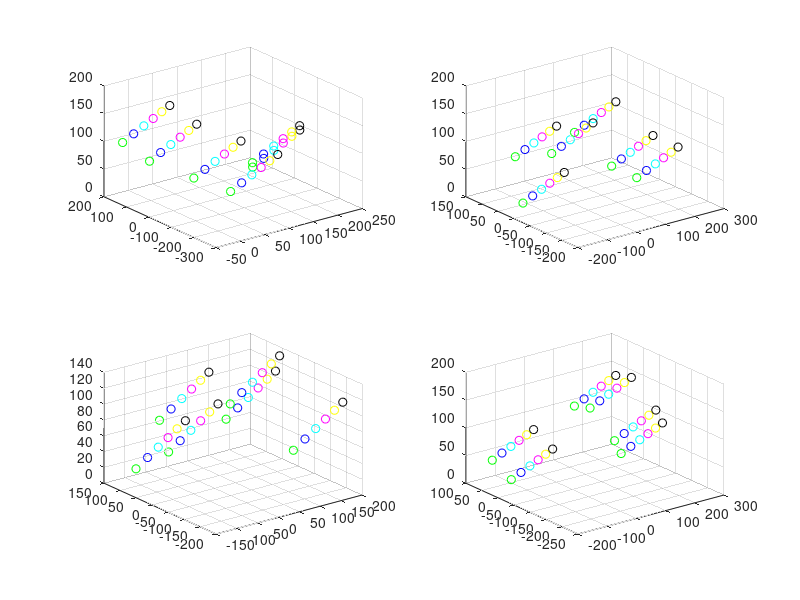

Source code (MATLAB):
close all; clear all; clc;

ForceConversion = 1e-06; % 1 Newton => 1e-06; % kg m/(ms)^2
% Parameters From Paper
% g = 9.8; %m/s^2     gravity
global CONSTANTS;
global BIRD;
CONSTANTS = struct(...
    'g', 9.8e-6, ... %m/ms^2 gravity
    'dt', 5, ... %ms         integration time step
    'du', 50, ... %ms        Reaction time !!check s if you change!!
    'v0', 0.01, ... %m/ms    Cruise Speed
    'M', 0.08, ... %kg      Mass
    'CL_CD', 3.3, ... %      Lift-drag coefficient
    'L0', 0.78, ... % N      Default Lift
    'D0', 0.24, ... %N       Default Drag
    'T0', 0.24, ... %N       Default Thrust
    'wBin', 10, ... %        Banking Control
    'wBout', 1, ... %        Banking Control
    'T', 62.5, ... %s        Speed Control
    'Rmax', 100, ... %m      Maximum Percetion Radius
    'nc', 6.5, ... %         Topological Range
    's', 0.1, ... %          Interpolation Factor !!50 is du!!
    'rh', 0.2, ... %m        Radius of Max Separation
    'rsep', 4, ... %m        Seperation Radius
    'sigma', 1.37, ... %m    Parameter of the Gaussian
    'ws', 1, ... %N          Weighting factor separation force
    'blindAngle', pi/2, ... %Rear "blind angle" cohesion and alignment
    'wa', 0.5, ... %N        Weighting factor alignment force
    'wc', 1, ... %N          Weighting factor cohesion force
    'Cc', 0.35, ... %        Critical Centrality 
    'wSigma', 0.01, ... %N   Weight factor random force
    'RRoost', 150, ... %m    Radius of Roost
    'WRoostH', 0.01, ... %N/m Weighting factor horizontal attraction to roost
    'WRoostV', 0.2 ... %N    Weighting factor vertical attraction to roost
);
%Convert Force Constants;
CONSTANTS.L0 = CONSTANTS.L0 * ForceConversion;
CONSTANTS.D0 = CONSTANTS.D0 * ForceConversion;
CONSTANTS.T0 = CONSTANTS.T0 * ForceConversion;
CONSTANTS.ws = CONSTANTS.ws * ForceConversion;
CONSTANTS.wa = CONSTANTS.wa * ForceConversion;
CONSTANTS.wc = CONSTANTS.wc * ForceConversion;
CONSTANTS.wSigma = CONSTANTS.wSigma * ForceConversion;
CONSTANTS.WRoostH = CONSTANTS.WRoostH * ForceConversion;
CONSTANTS.WRoostV = CONSTANTS.WRoostV * ForceConversion;

% Simulation Parameters
NumBirds = 6;
NumTimeSteps = 7;
% Bird Storage
BIRD = struct('px', 1, 'py', 2, 'pz', 3, ...
    'vx', 4, 'vy', 5, 'vz', 6, ...
    'exx', 7, 'exy', 8, 'exz', 9, ...
    'eyx', 10, 'eyy', 11, 'eyz', 12, ...
    'ezx', 13, 'ezy', 14, 'ezz', 15, ...
    'ba', 16, ... %banking angle
    'r', 17); % adaptive interaction range 

TRIALS = 4;

colors = ['r', 'g', 'b', 'c', 'm', 'y', 'k', 'w',];
for trial=1:TRIALS
    birdStorage = zeros(length(fieldnames(BIRD)), NumBirds, NumTimeSteps);

%     %% Set Initial Conditions
    initial_cylinder_height = 100;
    initial_cylinder_radius = CONSTANTS.RRoost;
    theta = 2*pi*rand(1, NumBirds);
    height = initial_cylinder_height * rand(1, NumBirds) + 10;
    birdStorage(BIRD.px:BIRD.pz, :, 1) = ...
        [initial_cylinder_radius * cos(theta);...
        initial_cylinder_radius * sin(theta);...
        height];

    initial_velocity = 10*rand(3, NumBirds);
%     birdStorage(BIRD.vx:BIRD.vz, :, 1) = initial_velocity;
    birdStorage(BIRD.vx:BIRD.vz, :, 1) = ones(3, NumBirds);
    birdStorage(BIRD.exx:BIRD.exz, :, 1) = birdStorage(BIRD.vx:BIRD.vz, :, 1) ./ sqrt(sum(birdStorage(BIRD.vx:BIRD.vz, :, 1).^2));
    birdStorage(BIRD.eyx:BIRD.eyz, :, 1) = ...
        [-1 * birdStorage(BIRD.exz, :, 1);...
        zeros(1, NumBirds);...
        birdStorage(BIRD.exx, :, 1)];
    for itr = 1:NumBirds
        birdStorage(BIRD.ezx:BIRD.ezz, itr, 1) = cross(...
            birdStorage(BIRD.exx:BIRD.exz, itr, 1), ...
            birdStorage(BIRD.eyx:BIRD.eyz, itr, 1));
    end

    birdStorage(BIRD.r, :, 1:CONSTANTS.du / CONSTANTS.dt) = CONSTANTS.RRoost^2;

    for t=1:NumTimeSteps-1
        tic
        for itr=1:NumBirds
            % Compute Neighborhoods and Interaction Range
            %% (3) Ni = findNeighborsInRadius(birdStorage, itr, t, birdStorage(BIRD.r, itr, t));
            position = birdStorage(BIRD.px:BIRD.pz, itr, t);
            birds = [1:itr-1, itr+1:size(birdStorage, 2)];
            vectorDistances = position - birdStorage(BIRD.px:BIRD.pz, birds, t);
            distances = sqrt(sum(vectorDistances.^2));
            [sortedDistances, sortedIdxs] = sort(distances);
            % Interfaces with the deltaPositions and distances arrays. wrap
            % it with birds to map to birdStorage
            Ni = sortedIdxs(sortedDistances < birdStorage(BIRD.r, itr, t));
%             Ni = birds(sortedIdxs(distances < radius));
            
            if isempty(Ni)
                Ni = sortedIdxs(1);
            end

            %% (6) reduced neighborhood
            direction = birdStorage(BIRD.exx:BIRD.exz, itr, t);
            angles = acos((sum(vectorDistances(:, Ni).*direction)./distances(Ni)) / norm(direction));
            inView = double(angles < pi - CONSTANTS.blindAngle/2) + double(angles > pi + CONSTANTS.blindAngle/2);
            NiStar = Ni(inView ~= 0);
            if isempty(NiStar)
                NiStar = sortedIdxs(1);
            end
            %% (2) adaptive Interaction Range
            Ri = birdStorage(BIRD.r, itr, t);
            RiP1 = (1 - CONSTANTS.s)*Ri + CONSTANTS.s * ...
                (CONSTANTS.Rmax - (CONSTANTS.Rmax * length(Ni) / CONSTANTS.nc));
            birdStorage(BIRD.r, itr, t + CONSTANTS.du / CONSTANTS.dt) = RiP1;


            %% STEERING FORCE EQUATIONS ==============================================================
            %% (4) separationForce(birdStorage, itr, t, Ni)
            g = exp(-(distances - CONSTANTS.rh).^2 / CONSTANTS.sigma^2)...
                .*double(distances > CONSTANTS.rh) ...
                + double(distances <= CONSTANTS.rh);
            separationForce = -CONSTANTS.ws/length(Ni) * sum(g .* vectorDistances, 2);

            %% (8) alignment(birdStorage, itr, t, NiStar)
            diffInDirections = sum(birdStorage(BIRD.exx:BIRD.exz, NiStar, t) - direction, 2);
            alignment = CONSTANTS.wa * diffInDirections / norm(diffInDirections);

            %% 
            Ng = sortedIdxs(sortedDistances < 2 * birdStorage(BIRD.r, itr, t));
            if isempty(Ng)
                Ng = sortedIdxs(1);
            end

            %% (7) centrality(birdStorage, itr, t)
            centrality = 1/10000 * 1/(length(Ng)) * norm(sum(vectorDistances(:, Ng), 2));

            %% (5) cohesion(birdStorage, itr, t, NiStar)
            thresholdDistances = distances(NiStar) > CONSTANTS.rh;
            cohesion = centrality * ...
                CONSTANTS.wc/length(NiStar) * ...
                vectorDistances(:, NiStar)*thresholdDistances'; % This part translates in the summation in equation 5.

            %% (9) social force
            socialForce = separationForce + ... % Is inf or nan
                alignment + ...
                cohesion;

            %% (10, 11, 12) roostAttraction(birdStorage, itr, t)
            % Still need to incorporate mysterious vector n and plus minus logic.
            horizontalRoostAttraction = CONSTANTS.WRoostH * ...
                (0.5 + 0.5*dot(direction,[1;1;1])) * ...
                birdStorage(BIRD.eyx:BIRD.eyz, itr, t);
            verticalRootAttraction = -CONSTANTS.WRoostV * ...
                birdStorage(BIRD.pz, itr, t) * [0,0,1]';

            roostAttraction = horizontalRoostAttraction + verticalRootAttraction;

            %% (1) speedControl(birdStorage, itr, t)
            speed = norm(birdStorage(BIRD.vx:BIRD.vz, itr, t));
            speedControl = (CONSTANTS.M / CONSTANTS.T) * (CONSTANTS.v0 - speed) * direction;
%             %% (13) randomForce()
%             randomForce = CONSTANTS.wSigma * [rand;rand;rand];
% 
%             %% (14) steeringForce
%             steeringForce = socialForce + ...
%                 roostAttraction + ...
%                 speedControl + ...
%                 randomForce;

            steeringForce = speedControl;
            test_angle = dot(birdStorage(BIRD.vx:BIRD.vz, itr, t), direction) / (speed * norm(direction));
            fprintf('bird %d has speedControl: %f\n', itr, norm(speedControl));
            fprintf('bird %d has angle: %f\n', itr, test_angle);
            %% FLIGHT FORCE EQUATIONS ==============================================================
            % (15a, b, c)
            simplifiedLift = speed^2/CONSTANTS.v0^2 * CONSTANTS.M * CONSTANTS.g * ...
                birdStorage(BIRD.ezx:BIRD.ezz, itr, t);
            simplifiedDrag = CONSTANTS.CL_CD*speed^2/CONSTANTS.v0^2 * CONSTANTS.M * ...
                CONSTANTS.g * birdStorage(BIRD.ezx:BIRD.ezz, itr, t);
            thrust = CONSTANTS.T0 * birdStorage(BIRD.exx:BIRD.exz, itr, t);

            % (16)
            flightForce = simplifiedLift + ...
                simplifiedDrag + ...
                thrust + ...
                (CONSTANTS.M * [0;0;-CONSTANTS.g]);

            %% (21, 22) update velocity and position
            birdStorage(BIRD.vx:BIRD.vz, itr, t+1) = birdStorage(BIRD.vx:BIRD.vz, itr, t) + ...
                CONSTANTS.dt/CONSTANTS.M * (steeringForce + flightForce);
            birdStorage(BIRD.exx:BIRD.exz, itr, t+1) = birdStorage(BIRD.vx:BIRD.vz, itr, t+1) / ...
                norm(birdStorage(BIRD.vx:BIRD.vz, itr, t+1));

            % Update position
            birdStorage(BIRD.px:BIRD.pz, itr, t+1) = birdStorage(BIRD.px:BIRD.pz, itr, t) + ...
                birdStorage(BIRD.vx:BIRD.vz, itr, t+1) * CONSTANTS.dt;

%             %% (17) lateralAcceleration
%             lateralAcceleration = (steeringForce * birdStorage(BIRD.eyx:BIRD.eyz, itr, t)') / ...
%                 CONSTANTS.M * birdStorage(BIRD.eyx:BIRD.eyz, itr, t);
% 
%             %% (18, 19, 20) banking angle
%             tanBin = CONSTANTS.wBin * norm(lateralAcceleration) * CONSTANTS.dt;
%             tanBout = CONSTANTS.wBout * sin(birdStorage(BIRD.ba, itr, t)) * CONSTANTS.dt;
%             bap1 = birdStorage(BIRD.ba, itr, t) + atan(tanBin) - atan(tanBout);
% 
%             % Update Banking angle and orientation
%             birdStorage(BIRD.ba, itr, t+1) = bap1;
%             temp_ey = ...
%                 (cos(bap1) * birdStorage(BIRD.eyx:BIRD.eyz, itr, t) + ...
%                 sin(bap1) * birdStorage(BIRD.ezx:BIRD.ezz, itr, t));
%             birdStorage(BIRD.eyx:BIRD.eyz, itr, t+1) = temp_ey/norm(temp_ey);
%             temp_ez = ...
%                 -1 * (cos(pi - bap1) * birdStorage(BIRD.ezx:BIRD.ezz, itr, t) + ...
%                 sin(pi - bap1) * birdStorage(BIRD.ezx:BIRD.ezz, itr, t));
%             birdStorage(BIRD.eyx:BIRD.eyz, itr, t+1) = temp_ez/norm(temp_ez);
%             if mod(itr, 50) == 0
%                 fprintf('Completed bird %d\n', itr)
%             end
        end 
        fprintf('====== TIMESTEP======= %d\n', t)
        toc
    end
    subplot(2,2,trial)
    for itr=1:NumBirds
        % plot velocity over time.
%         plot(1:NumTimeSteps, sqrt(sum(squeeze(birdStorage(BIRD.vx:BIRD.vz, itr, 1:NumTimeSteps)).^2))); hold on;
        
        for step=1:NumTimeSteps - 1            
            scatter3(squeeze(birdStorage(BIRD.px, itr, step)), ...
                squeeze(birdStorage(BIRD.py, itr, step)), ...
                squeeze(birdStorage(BIRD.pz, itr, step)), colors(mod(step, length(colors)) + 1)); hold on;
        end
    end
end